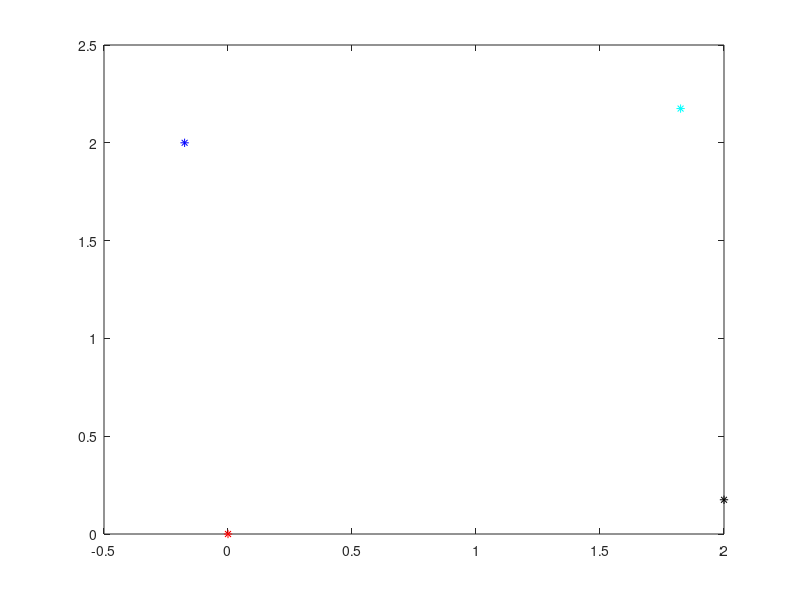

Here is the MATLAB script that generated this plot: (Note: this script raises an error after producing the figure.)
clear all
x1 = 0.0;
x2 = 2.0;
x3 = -0.175;
x4 = 1.825;

y1 = 0.0;
y2 = 0.175;
y3 = 2.0;
y4 = 2.175;

plot(x1,y1,'*r')
hold on
plot(x2,y2,'*k')
plot(x3,y3,'*b')
plot(x4,y4,'*c')

costheta = x2-x1;
sintheta = y2-y1;

tantheta = sintheta/costheta;

theta = atan2(sintheta,costheta)*180/pi;

length =sqrt(costheta^2 + sintheta^2);

area = length * 2.0;

detJ = area/4.0;

syms zeta1 zeta2

N1 = (1-zeta1)*(1-zeta2)/4;
N2 = (1+zeta1)*(1-zeta2)/4;
N3 = (1-zeta1)*(1+zeta2)/4;
N4 = (1+zeta1)*(1+zeta2)/4;

x = N1*x1 + N2*x2 + N3*x3 + N4*x4;
y = N1*y1 + N2*y2 + N3*y3 + N4*y4;

dxdz1 = diff(x,zeta1)
dxdz2 = diff(x,zeta2)
dydz1 = diff(y,zeta1)
dydz2 = diff(y,zeta2)


J = [dxdz1, dxdz2; dydz1, dydz2];
olddetJ = subs(det(J),[zeta1,zeta2],[0.0,0.0])


